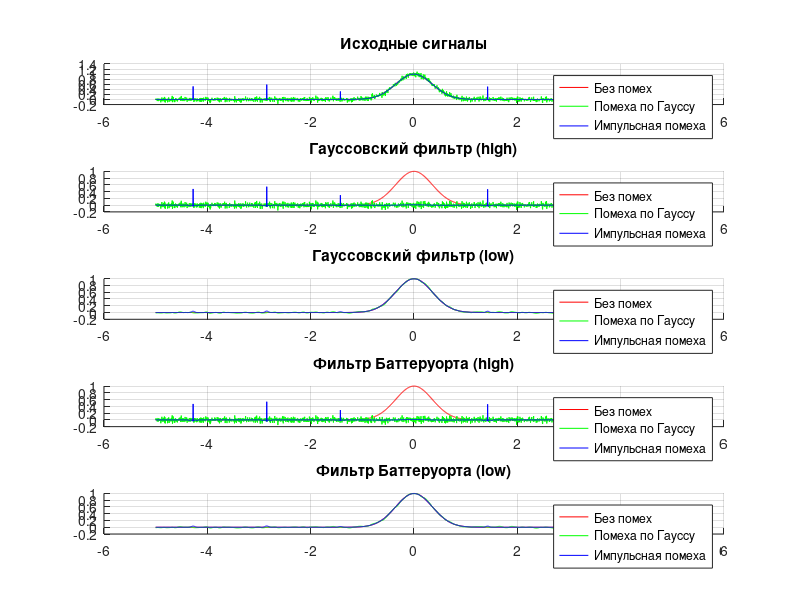

Write the MATLAB code that produced this figure.
function lab_04_05
    % Initial state
    A = 1.0;
    sigma = 0.5;
    mult = 5;
    step = 0.005;
    t = -mult:step:mult;
    
    % Impulse
    x0 = gaussian_impulse(t,A,sigma);
    
    % Gaussian noise generation
    NA = 0;
    NS = 0.05;
    n1 = normrnd(NA,NS,[1 length(x0)]);
    x1 = x0+n1;
    
    % Impulsive noise generation
    count = 7;
    M = 0.4;
    n2 = impulsive_noise(length(x0),count,M);
    x2 = x0+n2;
    
    % Calculation of filtering arrays
    [B,A] = butter(6,0.5,'high');
    GH = gaussian_filter(4,20,'high');
    GL = gaussian_filter(4,20,'low');
    BBH = butterworth_filter(6,20,'high');
    BBL = butterworth_filter(6,20,'low');
    
    figure;
    
    subplot(5,1,1);
    title('Исходные сигналы');
    hold on;
    grid on;
    plot(t, x0, 'r');
    plot(t, x1, 'g');
    plot(t, x2, 'b');
    legend('Без помех', 'Помеха по Гауссу', 'Импульсная помеха');
    
    subplot(5,1,2);
    title('Гауссовский фильтр (high)');
    hold on;
    grid on;
    plot(t, x0, 'r');
    plot(t, x1-filtfilt(GH,1,x1), 'g');
    plot(t, x2-filtfilt(GH,1,x2), 'b');
    legend('Без помех', 'Помеха по Гауссу', 'Импульсная помеха');
    
    subplot(5,1,3);
    title('Гауссовский фильтр (low)');
    hold on;
    grid on;
    plot(t, x0, 'r');
    plot(t, filtfilt(GL,1,x1), 'g');
    plot(t, filtfilt(GL,1,x2), 'b');
    legend('Без помех', 'Помеха по Гауссу', 'Импульсная помеха');
    
    subplot(5,1,4);
    title('Фильтр Баттеруорта (high)');
    hold on;
    grid on;
    plot(t, x0, 'r');
    plot(t, x1-filtfilt(BBH,1,x1), 'g');
    plot(t, x2-filtfilt(BBH,1,x2), 'b');
    legend('Без помех', 'Помеха по Гауссу', 'Импульсная помеха');
    
    subplot(5,1,5);
    title('Фильтр Баттеруорта (low)');
    hold on;
    grid on;
    plot(t, x0, 'r');
    plot(t, filtfilt(BBL,1,x1), 'g');
    wait = plot(t, filtfilt(BBL,1,x2), 'b');
    legend('Без помех', 'Помеха по Гауссу', 'Импульсная помеха');
    
    waitfor(wait)
end
    
% Gaussian impulse
function y = gaussian_impulse(x,A,s)
    y = A * exp(-(x/s).^2);
end
    
% Impulsive noise
function y = impulsive_noise(size,N,mult)
    step = floor(size/N);
    y = zeros(1,size);
    for i = 1:floor(N/2)
      y(round(size/2)+i*step) = mult*(0.5+rand);
      y(round(size/2)-i*step) = mult*(0.5+rand);
    end
end
    
% Butterworth filter
function y = butterworth_filter(D,size,type)
    x = linspace(-size/2,size/2,size);
    if (strcmp(type,'low'))
      y = 1./(1+(x./D).^4);
    elseif (strcmp(type,'high'))
      y = 1./(1+(D./x).^4);
    else
      y = x*sum(x);
    end
    y = y/sum(y);
end

% Gaussian filter
function y = gaussian_filter(sigma,size,type)
    x = linspace(-size/2,size/2,size);
    if (strcmp(type,'low'))
      y = exp(-x.^2/(2*sigma^2));
    elseif (strcmp(type,'high'))
      y = 1 - exp(-x.^2/(2*sigma^2));
    else
      y = x*sum(x);
    end
    y = y/sum(y);
end